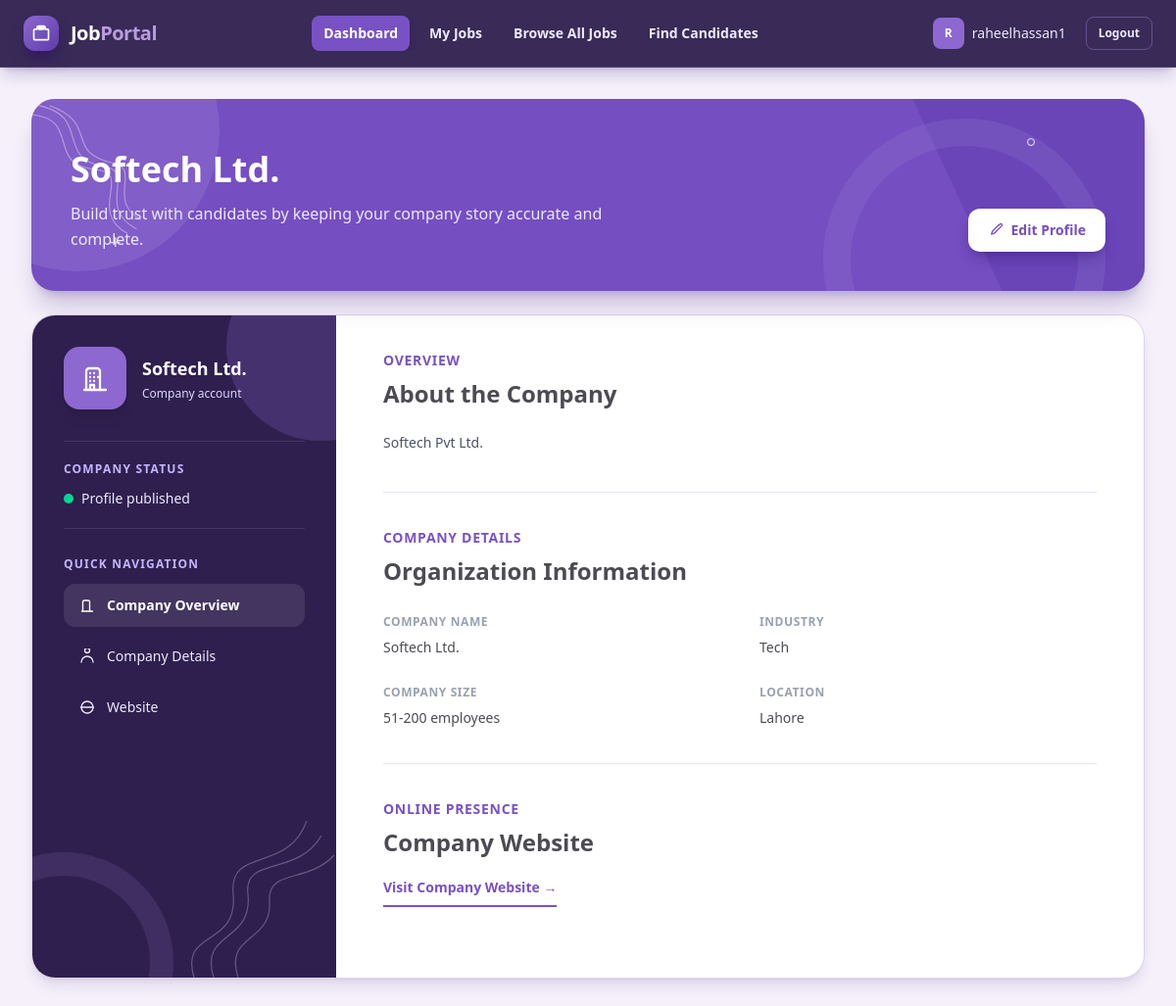
Page /profiles/me/ (signed in) on the committed database.
### accounts/models.py (models this page shows)
class User(AbstractUser):
    class Role(models.TextChoices):
        CANDIDATE = "candidate", "Candidate"
        COMPANY = "company", "Company"
    email = models.EmailField(unique=True)
    role = models.CharField(
        max_length=20,
        choices=Role.choices,
        blank = True
    )
    REQUIRED_FIELDS = ["email"]

### profiles/models.py (models this page shows, shortened)
class CompanyProfile(models.Model):
    COMPANY_SIZE_CHOICES = [
        ("1-10", "1-10 employees"),
        ("11-50", "11-50 employees"),
        ("51-200", "51-200 employees"),
        ("201-500", "201-500 employees"),
        ("500+", "500+ employees"),
    ]
    user = models.OneToOneField(User, on_delete=models.CASCADE, related_name="company_profile")
    company_name = models.CharField(max_length=200, blank=True)
    website = models.URLField(blank=True)
    description = models.TextField(blank=True)
    industry = models.CharField(max_length=100, blank=True)
    company_size = models.CharField(max_length=20, choices=COMPANY_SIZE_CHOICES, blank=True)
    location = models.CharField(max_length=100, blank=True)
    profile_image = models.ImageField(upload_to="company_logos/", blank=True, null=True)

### profiles/views.py (the view)
# urls.py: path("me/", views.profile_view, name="profile_view"),
@login_required
def profile_view(request):
    if request.user.role == "candidate":
        return render(
            request,
            "profiles/candidate_profile_view.html",
            {"profile": request.user.candidate_profile},
        )
    else:
        return render(
            request,
            "profiles/company_profile_view.html",
            {"profile": request.user.company_profile},
        )

### profiles/templates/profiles/company_profile_view.html (shortened to what this page needs)
{% extends "base.html" %}
{% block content %}
<div class="min-h-[calc(100vh-73px)] bg-[#f5f0fa] px-5 py-8 sm:px-8">
    <div class="mx-auto max-w-7xl">
        <header class="relative overflow-hidden rounded-3xl bg-[#754ec2] px-7 py-10 text-white shadow-xl shadow-violet-950/20 sm:px-10">
            <div class="absolute -left-24 -top-28 h-72 w-72 rounded-full bg-[#8f6ed2]/50"></div>
            <div class="absolute -right-24 -top-20 h-72 w-72 rotate-[-25deg] bg-[#5f3cb0]/50"></div>
            <div class="absolute -bottom-28 right-10 h-72 w-72 rounded-full border-[28px] border-[#9d85d6]/20"></div>
            <span class="absolute bottom-9 left-20 text-xl font-light text-violet-200">+</span>
            <span class="absolute right-28 top-10 h-2 w-2 rounded-full border border-violet-100"></span>
            <div class="relative z-10 flex flex-col gap-6 lg:flex-row lg:items-end lg:justify-between">
                <div>
                    <h1 class="mt-3 text-3xl font-bold sm:text-4xl">
                        {{ profile.company_name|default:profile.user.username }}
                    </h1>
                    <p class="mt-3 max-w-xl text-sm leading-relaxed text-violet-100 sm:text-base">
                        Build trust with candidates by keeping your company story accurate and complete.
                    </p>
                </div>
                <a href="{% url 'profiles:profile_setup' %}"
                   class="inline-flex w-fit items-center gap-2 rounded-xl bg-white px-5 py-3 text-sm font-semibold text-[#754ec2] shadow-lg shadow-violet-950/30 transition hover:bg-violet-100">
                    Edit Profile
                </a>
            </div>
        </header>
        <div class="mt-6 grid overflow-hidden rounded-3xl border border-[#dfd2ed] bg-white shadow-lg shadow-violet-950/10 lg:grid-cols-[310px_1fr]">
            <aside class="relative overflow-hidden bg-[#2f1f4e] px-6 py-8 text-white sm:px-8">
                <div class="absolute -right-20 -top-16 h-48 w-48 rounded-full bg-[#8d68d0]/25"></div>
                <div class="absolute -bottom-24 -left-20 h-56 w-56 rounded-full border-[24px] border-[#9e82d6]/15"></div>
                <div class="relative z-10">
                    <div class="flex items-center gap-4">
                        {% if profile.profile_image %}
                            <img src="{{ profile.profile_image.url }}" alt="{{ profile.company_name }}" class="h-16 w-16 rounded-2xl border-2 border-white/30 bg-white object-cover">
                        {% else %}
                            <div class="grid h-16 w-16 place-items-center rounded-2xl bg-[#8d68d0] shadow-lg">
                            </div>
                        {% endif %}
                        <div class="min-w-0">
                            <p class="truncate text-lg font-bold">
                                {{ profile.company_name|default:profile.user.username }}
                            </p>
                            <p class="mt-1 text-xs text-violet-200">Company account</p>
                        </div>
                    </div>
                    <div class="mt-8 border-y border-white/10 py-5">
                        <p class="text-xs font-semibold uppercase tracking-widest text-violet-300">
                            Company status
                        </p>
                        <div class="mt-3 flex items-center gap-2 text-sm text-violet-100">
                            <span class="h-2.5 w-2.5 rounded-full bg-emerald-400"></span>
                            Profile published
                        </div>
                    </div>
                    <nav class="mt-7">
                        <p class="mb-3 text-xs font-semibold uppercase tracking-widest text-violet-300">
                            Quick Navigation
                        </p>
                        <div class="space-y-2">
                            <a href="#about" class="flex items-center gap-3 rounded-xl bg-white/10 px-4 py-3 text-sm font-semibold text-white transition hover:bg-white/15">
                                <svg xmlns="http://www.w3.org/2000/svg" class="h-4 w-4" fill="none" viewBox="0 0 24 24" stroke="currentColor" stroke-width="2">
                                    <path stroke-linecap="round" stroke-linejoin="round" d="M3.75 21h16.5M5.25 21V6.75A2.25 2.25 0 017.5 4.5h6A2.25 2.25 0 0115.75 6.75V21" />
                                </svg>
                                Company Overview
                            </a>
                            <a href="#details" class="flex items-center gap-3 rounded-xl px-4 py-3 text-sm text-violet-100 transition hover:bg-white/10 hover:text-white">
                                <svg xmlns="http://www.w3.org/2000/svg" class="h-4 w-4" fill="none" viewBox="0 0 24 24" stroke="currentColor" stroke-width="2">
                                    <path stroke-linecap="round" stroke-linejoin="round" d="M12 6.75a3.75 3.75 0 100-7.5 3.75 3.75 0 000 7.5zM3 21a9 9 0 0118 0" />
                                </svg>
                                Company Details
                            </a>
                            <a href="#website" class="flex items-center gap-3 rounded-xl px-4 py-3 text-sm text-violet-100 transition hover:bg-white/10 hover:text-white">
                                <svg xmlns="http://www.w3.org/2000/svg" class="h-4 w-4" fill="none" viewBox="0 0 24 24" stroke="currentColor" stroke-width="2">
                                    <path stroke-linecap="round" stroke-linejoin="round" d="M12 21a9 9 0 100-18 9 9 0 000 18z" />
                                    <path stroke-linecap="round" stroke-linejoin="round" d="M2.25 12h19.5" />
                                </svg>
                                Website
                            </a>
                        </div>
                    </nav>
                </div>
            </aside>
            <main class="px-7 py-9 sm:px-10 lg:px-12">
                <section id="about" class="border-b border-[#e9e2f4] pb-9">
                    <p class="text-sm font-semibold uppercase tracking-wider text-[#7852c4]">Overview</p>
                    <h2 class="mt-2 text-2xl font-bold text-[#4d4b52]">About the Company</h2>
                    <div class="mt-5 text-sm leading-7 text-gray-600">
                        {% if profile.description %}
                            {{ profile.description|linebreaksbr }}
                        {% else %}
                            <p>No company description has been added yet.</p>
                        {% endif %}
                    </div>
                </section>
                <section id="details" class="border-b border-[#e9e2f4] py-9">
                    <p class="text-sm font-semibold uppercase tracking-wider text-[#7852c4]">Company Details</p>
                    <h2 class="mt-2 text-2xl font-bold text-[#4d4b52]">Organization Information</h2>
                    <dl class="mt-7 grid gap-x-10 gap-y-7 sm:grid-cols-2">
                        <div>
                            <dt class="text-xs font-semibold uppercase tracking-wider text-gray-400">Company Name</dt>
                            <dd class="mt-2 text-sm font-medium text-[#4d4b52]">
                                {{ profile.company_name|default:profile.user.username }}
                            </dd>
                        </div>
                        <div>
                            <dt class="text-xs font-semibold uppercase tracking-wider text-gray-400">Industry</dt>
                            <dd class="mt-2 text-sm font-medium text-[#4d4b52]">
                                {{ profile.industry|default:"Not provided" }}
                            </dd>
                        </div>
                        <div>
                            <dt class="text-xs font-semibold uppercase tracking-wider text-gray-400">Company Size</dt>
                            <dd class="mt-2 text-sm font-medium text-[#4d4b52]">
                                {{ profile.get_company_size_display|default:"Not provided" }}
                            </dd>
                        </div>
                        <div>
                            <dt class="text-xs font-semibold uppercase tracking-wider text-gray-400">Location</dt>
                            <dd class="mt-2 text-sm font-medium text-[#4d4b52]">
                                {{ profile.location|default:"Not provided" }}
                            </dd>
                        </div>
                    </dl>
                </section>
                <section id="website" class="py-9">
                    <p class="text-sm font-semibold uppercase tracking-wider text-[#7852c4]">Online Presence</p>
                    <h2 class="mt-2 text-2xl font-bold text-[#4d4b52]">Company Website</h2>
                    {% if profile.website %}
                        <a href="{{ profile.website }}" target="_blank" rel="noopener noreferrer" class="mt-5 inline-flex items-center gap-3 border-b-2 border-[#7852c4] pb-2 text-sm font-semibold text-[#7852c4] transition hover:border-[#5f3ba9] hover:text-[#5f3ba9]">
                            Visit Company Website →
                        </a>
                    {% else %}
                        <p class="mt-5 text-sm text-gray-500">No company website has been provided yet.</p>
                    {% endif %}
                </section>
            </main>
        </div>
    </div>
</div>
{% endblock %}

### theme/templates/base.html (shortened to what this page needs)
{% load tailwind_tags %}
<!DOCTYPE html>
<html lang="en">
<head>
    {% tailwind_css %}
</head>
<body class="min-h-screen overflow-x-hidden bg-[#f5f0fa] text-[#4d4b52]">
    {% block navbar %}
    <nav class="sticky top-0 z-50 border-b border-white/10 bg-[#2f1f4e]/95 px-4 py-3 shadow-lg shadow-violet-950/20 backdrop-blur sm:px-6">
        <div class="mx-auto flex max-w-7xl items-center justify-between gap-3">
            <a href="/" class="flex shrink-0 items-center gap-2 text-lg font-bold tracking-tight text-white sm:gap-3 sm:text-xl">
                <span class="grid h-9 w-9 place-items-center rounded-xl bg-gradient-to-br from-[#8d68d0] to-[#5f3ba9] shadow-lg shadow-violet-950/50">
                </span>
                <span class="hidden sm:inline">
                    Job<span class="text-[#b99ddd]">Portal</span>
                </span>
            </a>
            {% if request.user.is_authenticated %}
                <div class="flex min-w-0 items-center gap-1 overflow-x-auto text-xs sm:gap-2 sm:text-sm">
                    <a href="{% url 'profiles:profile_view' %}"
                    class="whitespace-nowrap rounded-lg px-3 py-2 font-semibold transition {% if request.resolver_match.url_name == 'profile_view' %}bg-[#7852c4] text-white shadow-md shadow-violet-950/30{% else %}text-violet-100 hover:bg-white/10 hover:text-white{% endif %}">
                        Dashboard
                    </a>
                    {% if request.user.role == "company" %}
                        <a href="#" class="whitespace-nowrap rounded-lg px-3 py-2 font-semibold text-violet-100 transition hover:bg-white/10 hover:text-white">
                            My Jobs
                        </a>
                        <a href="{% url 'jobs:job_list' %}" class="whitespace-nowrap rounded-lg px-3 py-2 font-semibold text-violet-100 transition hover:bg-white/10 hover:text-white">
                            Browse All Jobs
                        </a>
                        <a href="#" class="whitespace-nowrap rounded-lg px-3 py-2 font-semibold text-violet-100 transition hover:bg-white/10 hover:text-white">
                            Find Candidates
                        </a>
                    {% endif %}
                </div>
                <div class="flex shrink-0 items-center gap-2 sm:gap-3">
                    <a href="{% url 'profiles:profile_view' %}"
                        class="hidden items-center gap-2 rounded-xl px-2 py-1.5 text-sm text-violet-100 transition hover:bg-white/10 hover:text-white md:flex">
                            {% if request.user.role == "candidate" and request.user.candidate_profile.profile_image %}
                                <img src="{{ request.user.candidate_profile.profile_image.url }}"
                                    alt="{{ request.user.username }}"
                                    class="h-8 w-8 rounded-lg object-cover">
                            {% elif request.user.role == "company" and request.user.company_profile.profile_image %}
                                <img src="{{ request.user.company_profile.profile_image.url }}"
                                    alt="{{ request.user.username }}"
                                    class="h-8 w-8 rounded-lg object-cover">
                            {% else %}
                                <span class="grid h-8 w-8 place-items-center rounded-lg bg-[#8d68d0] text-xs font-bold text-white">
                                    {{ request.user.username|first|upper }}
                                </span>
                            {% endif %}
                            <span class="max-w-24 truncate font-medium">
                                {{ request.user.username }}
                            </span>
                    </a>
                    <form method="post" action="{% url 'accounts:logout' %}">
                        <button type="submit"
                                class="rounded-lg border border-[#a98cdd]/40 px-3 py-2 text-xs font-semibold text-violet-100 transition hover:border-[#cdb9ed] hover:bg-white/10 hover:text-white">
                            Logout
                        </button>
                    </form>
                </div>
            {% endif %}
        </div>
    </nav>
    {% endblock %}
    <main class="{% block main_class %}min-h-[calc(100vh-64px)] w-full{% endblock %}">
        {% block content %}{% endblock %}
    </main>
</body>
</html>

### rows in the picture
User: user.username|first "R", user.username "raheelhassan1"
CompanyProfile: company_name "Softech Ltd.", description "Softech Pvt Ltd.", industry "Tech", company_size "51-200 employees", location "Lahore"
